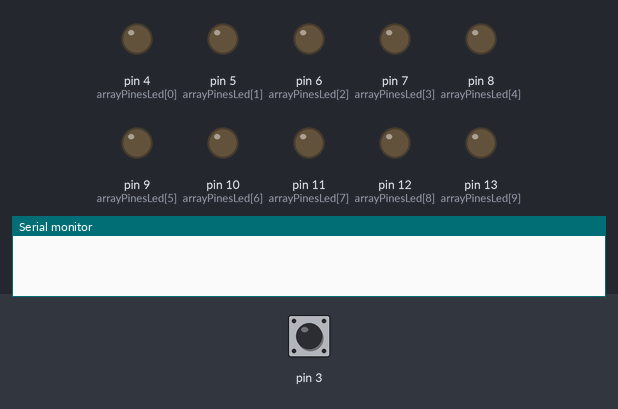
A sketch run on a simulated Arduino Uno, built with avr-gcc and run on an emulated ATmega328P. Shown: output pins drawn as LEDs (lit = HIGH), the last lines printed to the serial monitor. The test bench sets the inputs (shaded band); at power-on: pin 3 LOW.

Above: at 1.2 s.
1.3 s: pin 3 driven HIGH
At 2.2 s:
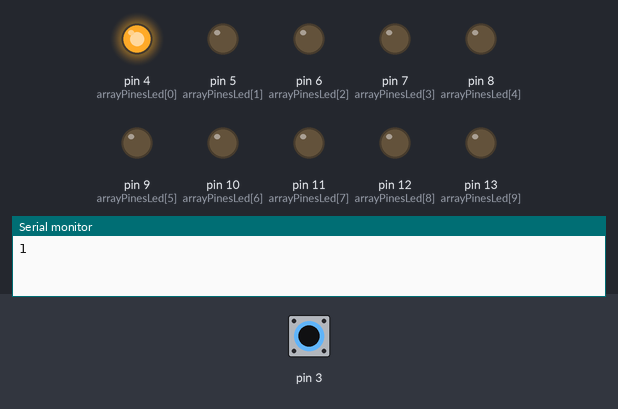
2.8 s: pin 3 driven LOW
At 3.3 s:
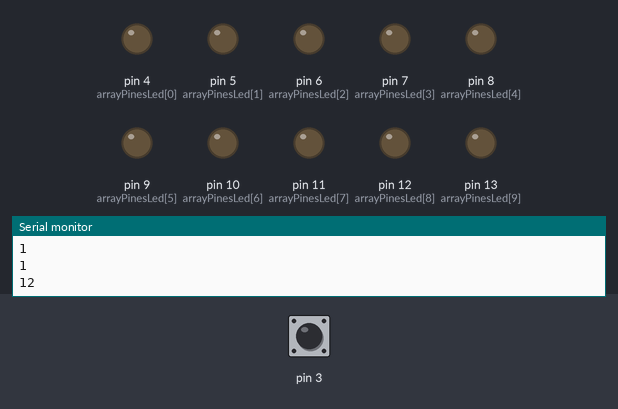
4.3 s: pin 3 driven HIGH
At 5.5 s:
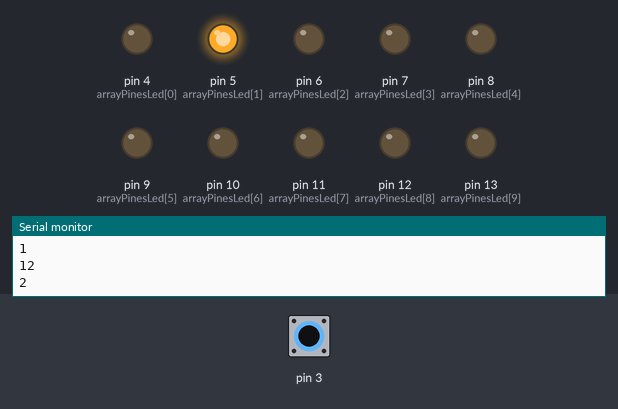
5.8 s: pin 3 pulsed LOW 5 times (0.12 s each, 0.3 s apart)
At 8.4 s:
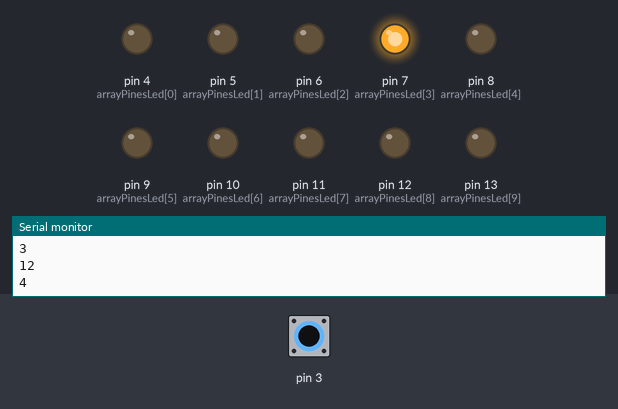
8.8 s: pin 3 pulsed LOW 2 times (0.12 s each, 0.3 s apart)
At 10.1 s:
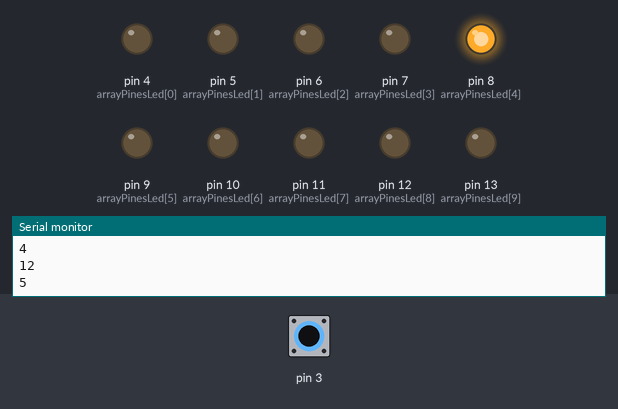
Timing chart, 0 to 11.8 s (numbered marks = the images above; inputs shaded):
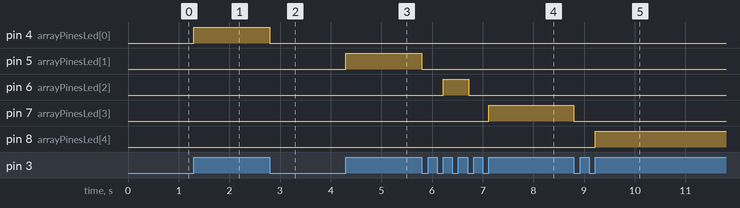

The sketch:

Intento_Vania.ino
```cpp
// Autor: Vania Donaji
// Fecha: 02/11/23

void setup()
{
  pinMode(3, INPUT);
  pinMode(13, OUTPUT);
  pinMode(12, OUTPUT);
  pinMode(11, OUTPUT);
  pinMode(10, OUTPUT);
  pinMode(9, OUTPUT);
  pinMode(8, OUTPUT);
  pinMode(7, OUTPUT);
  pinMode(6, OUTPUT);
  pinMode(5, OUTPUT);
  pinMode(4, OUTPUT);
  Serial.begin(9600);
}

int arrayPinesLed[] = {4, 5, 6, 7, 8, 9, 10, 11, 12, 13};
int numeroDeLeds = 10;  // Número de leds
int ledActual = 0;  // Iniciar con el primer LED
int estadoDelBoton = 0;
int nuevoEstadoDelBoton = 0;
int numeroDeVueltas = 0;
int ledAnterior=12;

void loop()
{
  // Leer el estado del botón
  nuevoEstadoDelBoton = digitalRead(3);

  // Si el botón está siendo presionado:
  if (estadoDelBoton == 0 && nuevoEstadoDelBoton == 1) {
    numeroDeVueltas++;
    Serial.println(numeroDeVueltas);
    if (ledActual < numeroDeLeds) {
      digitalWrite(arrayPinesLed[ledActual], HIGH); // Enciende el LED actual
      delay(500);
      ledActual++;  // Avanza al siguiente LED
    }else{
      if(ledActual == 10){
        digitalWrite(arrayPinesLed[ledAnterior-4], HIGH);  // Enciende el LED [8]
        delay(500);
        ledAnterior--;  // Decrementa al LED anterior
      }else{
        digitalWrite(arrayPinesLed[ledAnterior], HIGH);  // Enciende el LED 12
        delay(500);
        ledAnterior--;  // Decrementa al LED anterior
      }
    }
  }

  // Si el botón se deja de presionar:
  if (estadoDelBoton == 1 && nuevoEstadoDelBoton == 0) {
    Serial.println(ledActual);
    if (ledActual > 0 && ledActual < 11 && ledActual != 9) {
      ledActual--;  // Retrocede al LED anterior
      digitalWrite(arrayPinesLed[ledActual], LOW);  // Apaga el LED actual
      delay(200);
      ledActual++;
    }else{
      ledActual--;  // Retrocede al LED anterior
      digitalWrite(arrayPinesLed[ledActual], LOW);  // Apaga el LED actual
      delay(200);
      ledActual++;
    }

	// Si el botón se deja de presionar:
  if (estadoDelBoton == 1 && nuevoEstadoDelBoton == 0) {
    Serial.println(ledAnterior);
    if (ledAnterior > 0 && ledAnterior < 11 && ledAnterior != 9) {
      ledAnterior--;  // Retrocede al LED anterior
      digitalWrite(arrayPinesLed[ledAnterior-2], LOW);  // Apaga el LED actual
      delay(200);
      ledAnterior++;
    }else{
      ledAnterior--;  // Retrocede al LED anterior
      digitalWrite(arrayPinesLed[ledAnterior-2], LOW);  // Apaga el LED actual
      delay(200);
      ledAnterior++;
    }
  }
  }
  if(ledActual == 10 && ledAnterior == 3){
    ledActual = 1;
    ledAnterior = 12;
  }
  // Actualiza el estado anterior del botón
  estadoDelBoton = nuevoEstadoDelBoton;
}
```

Measured:
- after the input at 1.3 s, pin 4 (arrayPinesLed[0]): LOW → HIGH at once
- after the input at 2.8 s, pin 4 (arrayPinesLed[0]): HIGH → LOW at once
- after the input at 4.3 s, pin 5 (arrayPinesLed[1]): LOW → HIGH at once
- after the input at 5.8 s, pin 5 (arrayPinesLed[1]): HIGH → LOW at once; pin 6 (arrayPinesLed[2]): LOW → HIGH after 0.42 s, → LOW 0.50 s later; pin 7 (arrayPinesLed[3]): LOW → HIGH after 1.3 s
- after the input at 8.8 s, pin 7 (arrayPinesLed[3]): HIGH → LOW at once; pin 8 (arrayPinesLed[4]): LOW → HIGH after 0.42 s
